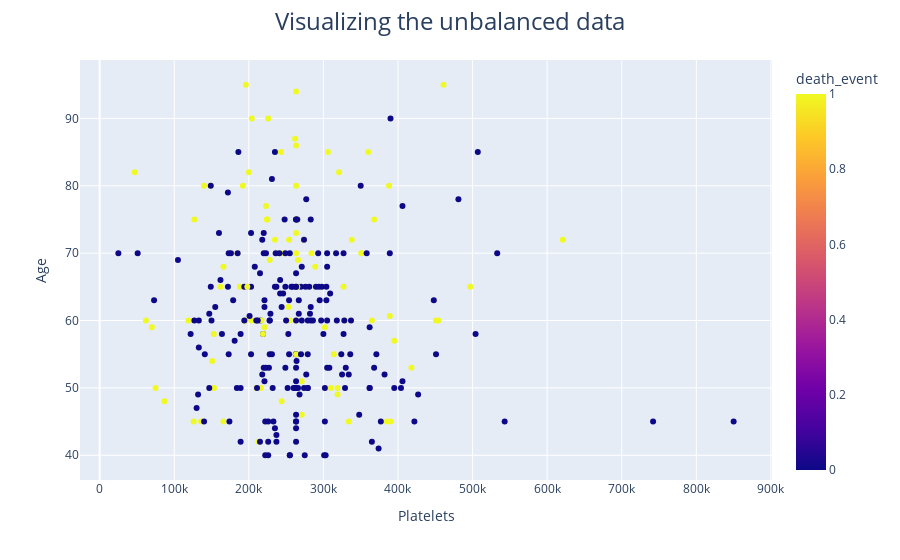

This figure's notebook cell:
### Code cell
# visualizing the unbalanced data with a scatter plot, the color will depends on 'death_event' (0,1)
fig =px.scatter(heart_data,x='platelets',y='age', color='death_event')

fig.update_layout(
    title={
        'text':'Visualizing the unbalanced data',
        'x':0.5,
        'xanchor': 'center',
        'font':{
            'size':24
        }
    },
    xaxis_title="Platelets",
    yaxis_title="Age"
)


fig.show()

### Figure 1 — Plotly figure (JSON) as saved in the notebook; plotly's stock layout.template omitted (floating-point values rounded to 4 significant figures; data arrays with more than 128 entries replaced by an {"elided": "..."} marker saying what was removed)
{"data": [{"hovertemplate": "platelets=%{x}<br>age=%{y}<br>death_event=%{marker.color}<extra></extra>", "legendgroup": "", "marker": {"color": {"elided": "299 int values"}, "coloraxis": "coloraxis", "symbol": "circle"}, "mode": "markers", "name": "", "orientation": "v", "showlegend": false, "type": "scatter", "x": {"elided": "299 float values"}, "xaxis": "x", "y": {"elided": "299 float values"}, "yaxis": "y"}], "layout": {"autosize": true, "coloraxis": {"colorbar": {"title": {"text": "death_event"}}, "colorscale": [[0, "#0d0887"], [0.1111, "#46039f"], [0.2222, "#7201a8"], [0.3333, "#9c179e"], [0.4444, "#bd3786"], [0.5556, "#d8576b"], [0.6667, "#ed7953"], [0.7778, "#fb9f3a"], [0.8889, "#fdca26"], [1, "#f0f921"]]}, "legend": {"tracegroupgap": 0}, "margin": {"t": 60}, "title": {"font": {"size": 24}, "text": "Visualizing the unbalanced data", "x": 0.5, "xanchor": "center"}, "xaxis": {"anchor": "y", "autorange": true, "domain": [0, 1], "range": [-28660.0, 903800.0], "title": {"text": "Platelets"}, "type": "linear"}, "yaxis": {"anchor": "x", "autorange": true, "domain": [0, 1], "range": [35.74, 99.26], "title": {"text": "Age"}, "type": "linear"}}}
